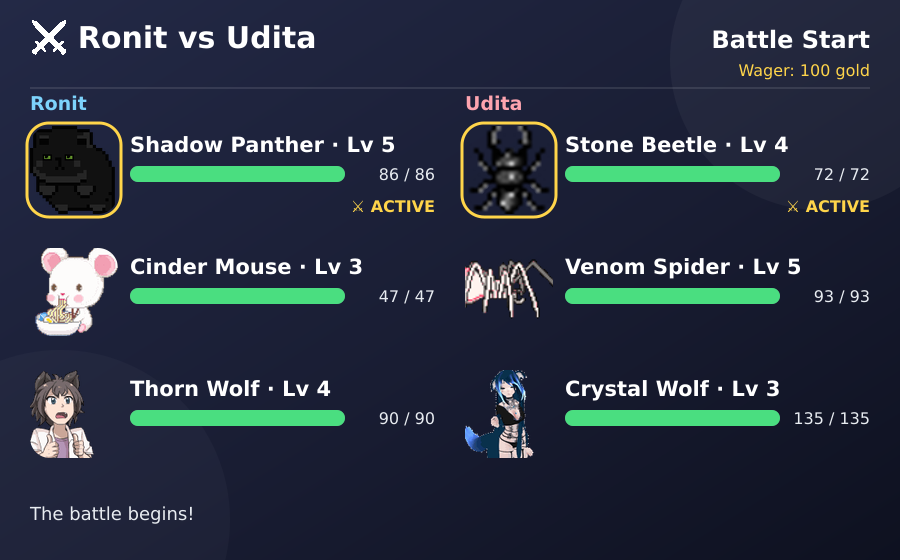
#> input picture scripts/battle-card-samples/round-0.png, 900 x 560 px
$ python -i gifutil.py   (imports and definitions only)
#> lines starting #> are read from the running program, lines starting #| are printed output that depends on the picture
#> further down, picture is the input picture: PIL image 900x560 RGBA; mean R, G, B, A 40.5, 49.7, 64.6, 255
"""Shared GIF writer for Selena's animated cards.

Saves a list of RGBA frames as a GIF that:
  * plays EXACTLY ONCE (no NETSCAPE2.0 loop extension),
  * has a TRANSPARENT background (GIF 1-bit transparency) instead of a
    solid box, so the card blends into Discord's dark embed, and
  * uses disposal method 2 (restore to background) with FULL frames:
    every frame is a complete image and the canvas is cleared before
    the next frame is drawn. Without this, Pillow crops each frame to
    its changed region and writes disposal 0 (keep), so every decoder —
    Discord included — composites each frame on top of the previous
    ones and the flip smears instead of flipping (the back never goes
    away mid-flip; that was the "looks bad when it moves" bug).

Transparency uses palette index 0 (magenta, never a real card colour):
pixels with alpha < 128 become index 0. Each frame gets its OWN
adaptive 255-colour palette (Pillow writes a local colour table per
frame), which keeps tiny downscaled cards sharp instead of posterised
by one shared palette.

The card's rounded corners are also masked out explicitly: a
rounded-rectangle mask with the card's own corner radii (6.4% / 4.6%,
as in playing-cards.html) forces those corners transparent in every
frame, so no box edge ever shows.
"""
from pathlib import Path

from PIL import Image, ImageDraw

TRANSPARENT_RGB = (255, 0, 255)  # magenta — never appears on a real card
CORNER_RX = 0.064  # card border-radius, horizontal (from playing-cards.html)
CORNER_RY = 0.046  # card border-radius, vertical


# [11 lines left out: function _rounded_rect_mask, not called in this run]


def _quantize_frame(frame: Image.Image) -> Image.Image:
    """One RGBA frame -> a 'P' frame with its own adaptive palette.

    Index 0 is magenta = transparent; the frame's own colours live at
    indices 1..255. Pixels with alpha < 128 become index 0.
    """
    alpha = frame.getchannel("A")
#> alpha: PIL image 900x560 L; every value is 255
    mask = alpha.point(lambda a: 255 if a < 128 else 0)
#> mask: PIL image 900x560 L; every value is 0
    q = frame.convert("RGB").quantize(colors=255)
    base_palette = (q.getpalette() or []) + [0] * 768
#> base_palette = 1533 values, max 255 at index 0, min 0 at index 765, mean 27.12
    full_palette = list(TRANSPARENT_RGB) + base_palette[: 255 * 3]
#> full_palette = 768 values, max 255 at index 0, min 0 at index 1, mean 54.79
    q = q.point(lambda i: i + 1)
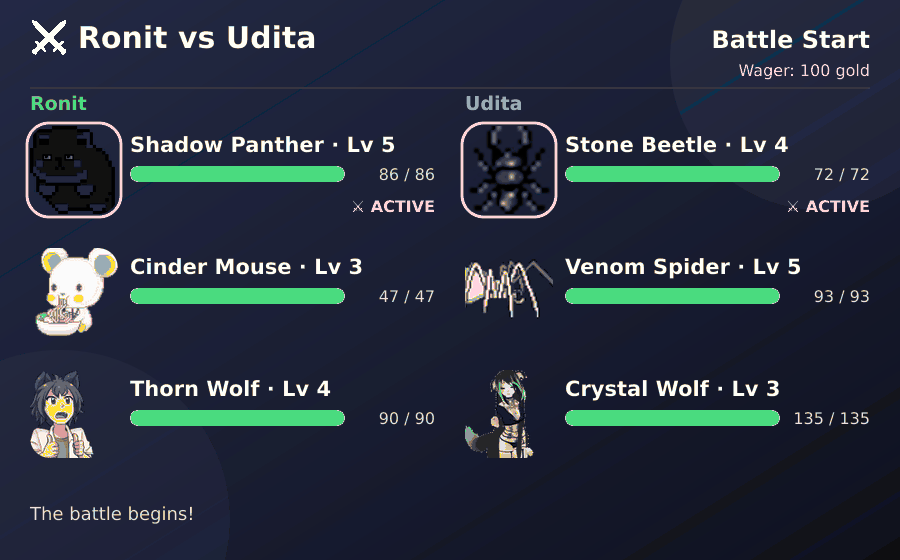
#> q: PIL image 900x560 P; mean R, G, B 40, 49.2, 63.1
    q.putpalette(full_palette)
    q.paste(0, mask=mask)
    return q


# [48 lines left out: functions save_transparent_gif, save_play_once_gif, not called in this run]

>>> from PIL import Image
>>> picture = Image.open('battle-card-samples/round-0.png')
>>> result = _quantize_frame(picture)

$ run again, on scripts/battle-card-samples/round-mid.png
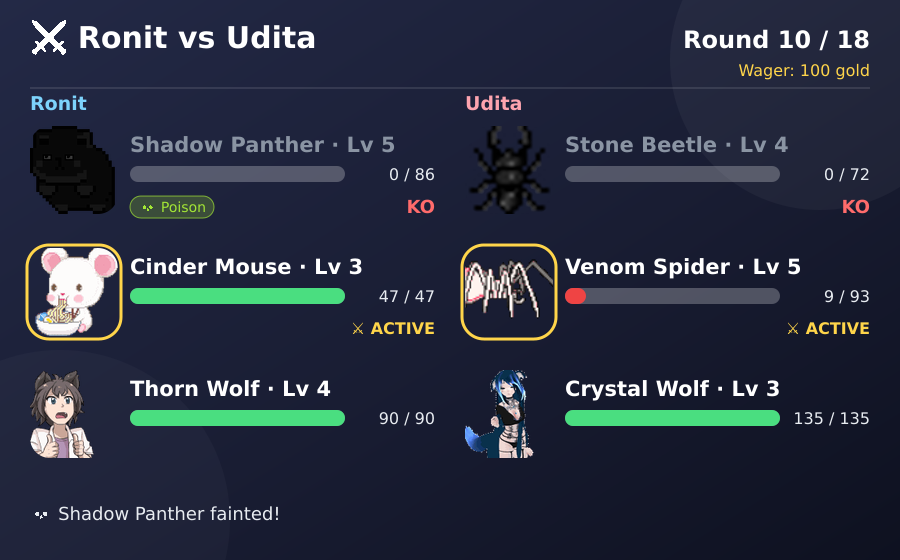
#> input picture scripts/battle-card-samples/round-mid.png, 900 x 560 px
#> picture is the input picture: PIL image 900x560 RGBA; mean R, G, B, A 40.3, 46.5, 63.5, 255
#> alpha: PIL image 900x560 L; every value is 255
#> mask: PIL image 900x560 L; every value is 0
#> base_palette = 1533 values, max 255 at index 0, min 0 at index 765, mean 26.89
#> full_palette = 768 values, max 255 at index 0, min 0 at index 1, mean 54.35
#> in _quantize_frame, `q = q.point(lambda i: i + 1)`:
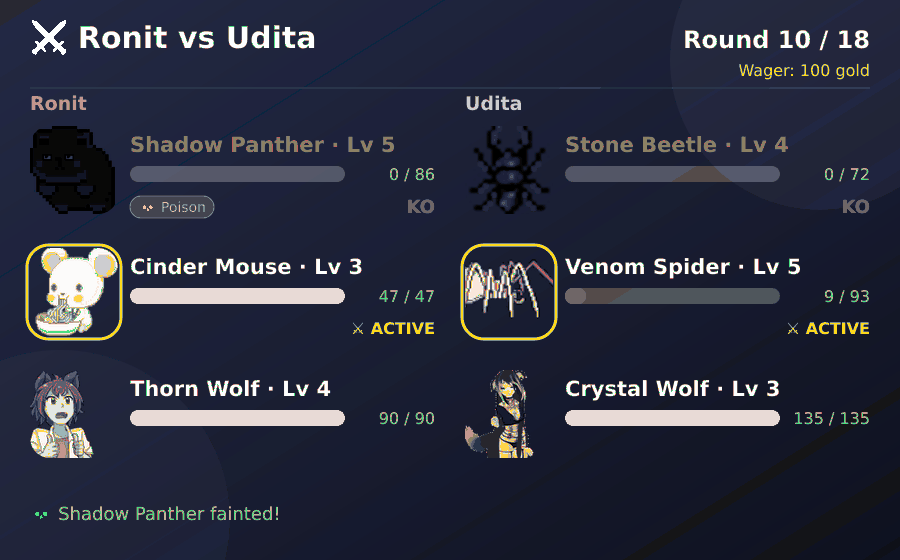
#> q: PIL image 900x560 P; mean R, G, B 42.7, 46, 62.8
